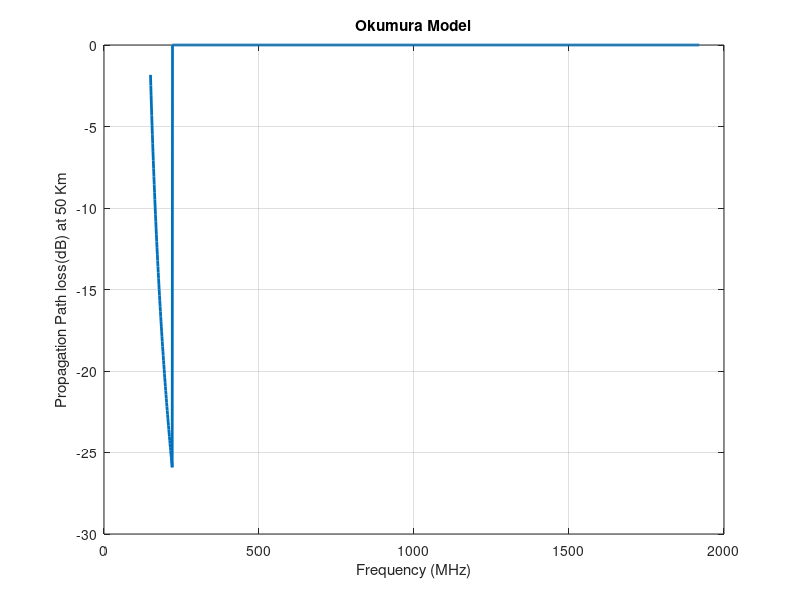

This chart was generated by the following MATLAB code:
clc;
clear all;
close all;

Hte=30:1:100;    % Base Station Antenna Height 
Hre=input('Enter the receiver antenna height 3m<hre<10m : '); % Mobile Antenna Height
d =input('Enter distance from base station 1Km<d<100Km : ');  % Distance in Km
f=150:1:1920;
c=3*10^8;
lambda=(c)./(f.*10^6);
fspace_loss=[];
for i=1:length(f)
fspace_loss = 10.*log((lambda(1,i).^2)/((4*pi)^2)*d^2); %   Free Space Propagation Loss
end
Amu = 35;       % Median Attenuation Relative to Free Space (900 MHz and 30 Km)
Gain_area = 9;      % Gain due to the Type of Environment (Suburban Area)
Ghte= 20*log(Hte/200); % Base Station Antenna Height Gain Factor
if(Hre>3)
Ghre= 20*log(Hre/3);
else
Ghre = 10*log(Hre/3);
end
Pt=50; %let transmitted power=50W
Pr=10*log(Pt/fspace_loss); %received power

%   Propagation Path Loss
L50 = fspace_loss+Amu-Ghte-Ghre-Gain_area;
L50=[L50,zeros(1,1700)];
display('Propagation pathloss is : ');
disp(L50);

plot(f,L50,'LineWidth',2);
title('Okumura Model');
xlabel('Frequency (MHz)');
ylabel('Propagation Path loss(dB) at 50 Km');
grid on;

